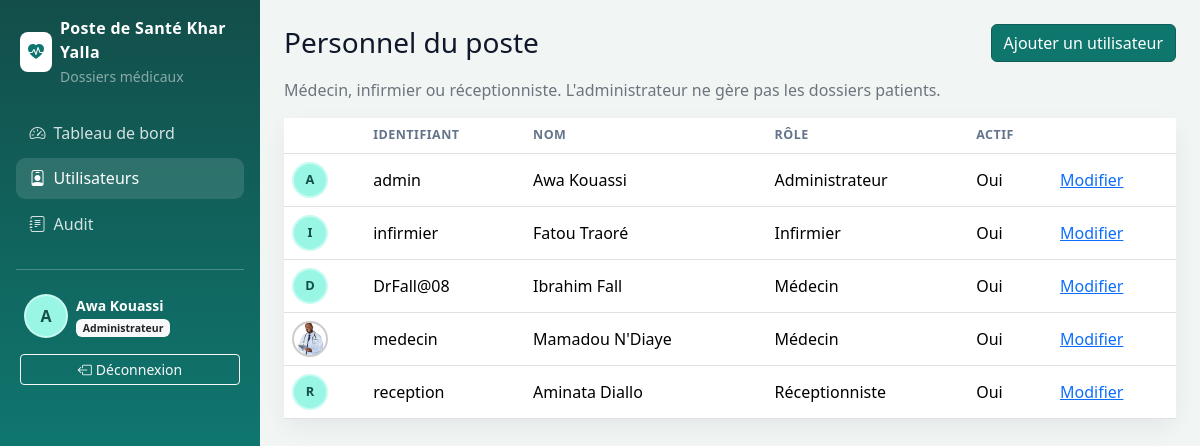
/comptes/utilisateurs/ (signed in), run on the app's committed database.
### accounts/models.py (models this page shows, shortened)
class User(AbstractUser):
    class Role(models.TextChoices):
        ADMIN = "ADMIN", "Administrateur"
        MEDECIN = "MEDECIN", "Médecin"
        INFIRMIER = "INFIRMIER", "Infirmier"
        RECEPTIONNISTE = "RECEPTIONNISTE", "Réceptionniste"
    ROLES_CREABLES = (
        (Role.MEDECIN, "Médecin"),
        (Role.INFIRMIER, "Infirmier"),
        (Role.RECEPTIONNISTE, "Réceptionniste"),
    )
    role = models.CharField(
        "rôle",
        max_length=20,
        choices=Role.choices,
        default=Role.RECEPTIONNISTE,
        help_text="Ça décide ce que la personne a le droit de faire.",
    )
    telephone = models.CharField("téléphone", max_length=30, blank=True)
    photo = models.ImageField(
        "photo de profil",
        upload_to=photo_upload_to,
        blank=True,
        null=True,
    )
    class Meta:
        verbose_name = "utilisateur"
        verbose_name_plural = "utilisateurs"
        ordering = ["last_name", "first_name", "username"]
    def is_admin(self):
        return self.role == self.Role.ADMIN
    def is_medecin(self):
        return self.role == self.Role.MEDECIN
    def is_infirmier(self):
        return self.role == self.Role.INFIRMIER
    def is_receptionniste(self):
        return self.role == self.Role.RECEPTIONNISTE
    def is_soignant(self):
        return self.role in (self.Role.MEDECIN, self.Role.INFIRMIER)

### accounts/views.py (the view)
# urls.py: path("utilisateurs/", UserListView.as_view(), name="utilisateurs"),
class UserListView(AdminMixin, ListView):
    model = User
    template_name = "accounts/user_list.html"
    context_object_name = "utilisateurs"
    def get_queryset(self):
        return User.objects.all().order_by("role", "last_name")

### accounts/audit.py (called while the page is built)
def masquer_commandes_expirees():
    seuil = timezone.now() - timedelta(hours=24)
    return AuditLog.objects.filter(efface_le__isnull=True, created_at__lt=seuil).update(
        efface_le=timezone.now()
    )

### accounts/context_processors.py (called while the page is built, shortened)
def role_flags(request):
    user = getattr(request, "user", None)
    return {
        "is_admin_role": user.is_admin(),
        "is_medecin_role": user.is_medecin(),
        "is_infirmier_role": user.is_infirmier(),
        "is_reception_role": user.is_receptionniste(),
        "is_soignant_role": user.is_soignant(),
    }

def structure(_request):
    from django.conf import settings
    return {"NOM_STRUCTURE": getattr(settings, "NOM_STRUCTURE", "Poste de Santé Khar Yalla")}

### accounts/permissions.py (called while the page is built)
    def test_func(self):
        user = self.request.user
        if not user.is_authenticated:
            return False
        return user.role in self.allowed_roles

### templates/accounts/user_list.html (shortened to what this page needs)
{% extends "base.html" %}
{% block content %}
<div class="d-flex justify-content-between align-items-center mb-3">
  <h1 class="h3 mb-0">Personnel du poste</h1>
  <a class="btn btn-success" href="{% url 'accounts:utilisateur_creer' %}">Ajouter un utilisateur</a>
</div>
<p class="text-secondary">Médecin, infirmier ou réceptionniste. L'administrateur ne gère pas les dossiers patients.</p>
<div class="card stat-card">
  <div class="table-responsive">
    <table class="table align-middle mb-0">
      <thead>
        <tr><th></th><th>Identifiant</th><th>Nom</th><th>Rôle</th><th>Actif</th><th></th></tr>
      </thead>
      <tbody>
      {% for u in utilisateurs %}
        <tr>
          <td>
            {% if u.photo %}
              <img src="{{ u.photo.url }}" alt="" class="avatar-profil" style="width:36px;height:36px;border-color:#ccc">
            {% else %}
              <span class="avatar-profil avatar-fallback" style="width:36px;height:36px;font-size:.8rem">{{ u.username|slice:":1"|upper }}</span>
            {% endif %}
          </td>
          <td>{{ u.username }}</td>
          <td>{{ u.get_full_name|default:"—" }}</td>
          <td>{{ u.get_role_display }}</td>
          <td>{% if u.is_active %}Oui{% else %}Non{% endif %}</td>
          <td><a href="{% url 'accounts:utilisateur_modifier' u.pk %}">Modifier</a></td>
        </tr>
      {% endfor %}
      </tbody>
    </table>
  </div>
</div>
{% endblock %}

### templates/base.html (shortened to what this page needs)
<!DOCTYPE html>
<html lang="fr">
<head>
  <link href="https://cdn.jsdelivr.net/npm/bootstrap@5.3.3/dist/css/bootstrap.min.css" rel="stylesheet">
  <link href="https://cdn.jsdelivr.net/npm/bootstrap-icons@1.11.3/font/bootstrap-icons.min.css" rel="stylesheet">
  {% load static %}
  <link rel="stylesheet" href="{% static 'css/app.css' %}">
</head>
<body class="app-body">
  <div class="d-flex">
    <aside class="sidebar text-white p-3 no-print">
      <div class="d-flex align-items-center gap-2 mb-4 px-1">
        <span class="bg-white text-success rounded-3 p-2"><i class="bi bi-heart-pulse-fill"></i></span>
        <div>
          <div class="brand">{{ NOM_STRUCTURE }}</div>
          <small class="text-white-50">Dossiers médicaux</small>
        </div>
      </div>
      <nav class="nav flex-column gap-1">
        <a class="nav-link {% if request.resolver_match.url_name == 'dashboard' %}active{% endif %}" href="{% url 'reports:dashboard' %}">
          <i class="bi bi-speedometer2 me-2"></i>Tableau de bord
        </a>
        {% if is_admin_role %}
        <a class="nav-link {% if request.resolver_match.url_name == 'utilisateurs' or request.resolver_match.url_name == 'utilisateur_creer' or request.resolver_match.url_name == 'utilisateur_modifier' %}active{% endif %}" href="{% url 'accounts:utilisateurs' %}">
          <i class="bi bi-person-badge me-2"></i>Utilisateurs
        </a>
        <a class="nav-link {% if request.resolver_match.url_name == 'audit' %}active{% endif %}" href="{% url 'accounts:audit' %}">
          <i class="bi bi-journal-text me-2"></i>Audit
        </a>
        {% endif %}
      </nav>
      <hr class="border-light opacity-25 my-4">
      <a href="{% url 'accounts:profil' %}" class="d-flex align-items-center gap-2 px-2 text-white text-decoration-none">
        {% if request.user.photo %}
          <img src="{{ request.user.photo.url }}" alt="Photo de profil" class="avatar-profil">
        {% else %}
          <span class="avatar-profil avatar-fallback">{{ request.user.first_name|slice:":1"|default:request.user.username|slice:":1"|upper }}</span>
        {% endif %}
        <div class="small">
          <div class="fw-semibold">{{ request.user.get_full_name|default:request.user.username }}</div>
          <span class="badge text-bg-light text-dark badge-role">{{ request.user.get_role_display }}</span>
        </div>
      </a>
      <form method="post" action="{% url 'accounts:logout' %}" class="mt-3 px-1">
        <button class="btn btn-outline-light btn-sm w-100" type="submit">
          <i class="bi bi-box-arrow-left me-1"></i>Déconnexion
        </button>
      </form>
    </aside>
    <main class="flex-grow-1 p-4">
      {% block content %}{% endblock %}
    </main>
  </div>
</body>
</html>

### static/css/app.css (style rules this page uses)
:root { --hc-teal: #0f766e; --hc-teal-dark: #115e59; --hc-teal-deep: #134e4a; --hc-ink: #0f172a; --hc-muted: #64748b; --hc-bg: #f1f5f4; }
html, body { height: 100%; }
body.app-body { background: var(--hc-bg); color: var(--hc-ink); }
.btn-success { background-color: var(--hc-teal); border-color: var(--hc-teal-dark); }
.text-success { color: var(--hc-teal) !important; }
.sidebar { width: 260px; min-height: 100vh; background: linear-gradient(180deg, var(--hc-teal-deep) 0%, var(--hc-teal) 55%, var(--hc-teal-dark) 100%); }
.sidebar .brand { font-weight: 700; letter-spacing: .02em; }
.sidebar .nav-link { color: rgba(255,255,255,.82); border-radius: .6rem; padding: .55rem .85rem; }
.sidebar .nav-link:hover, .sidebar .nav-link.active { background: rgba(255,255,255,.12); color: #fff; }
.stat-card { border: 0; border-radius: 1rem; box-shadow: 0 8px 24px rgba(15, 23, 42, .06); background: #fff; }
.table thead th { font-size: .78rem; text-transform: uppercase; letter-spacing: .04em; color: var(--hc-muted); }
.badge-role { font-weight: 600; }
.avatar-profil { width: 44px; height: 44px; border-radius: 50%; object-fit: cover; border: 2px solid rgba(255,255,255,.45); flex-shrink: 0; }
.avatar-fallback { display: inline-flex; align-items: center; justify-content: center; background: #99f6e4; color: var(--hc-teal-deep); font-weight: 700; }

### data on the page
User: user.first_name "A", user.get_full_name "Awa Kouassi", user.role "Administrateur", username "A", username "admin", get_full_name "Awa Kouassi", role "Administrateur", is_active "Oui"
User: username "I", username "infirmier", get_full_name "Fatou Traoré", role "Infirmier", is_active "Oui"
User: username "D", username "DrFall@08", get_full_name "Ibrahim Fall", role "Médecin", is_active "Oui"
User: photo (picture), username "medecin", get_full_name "Mamadou N'Diaye", role "Médecin", is_active "Oui"
User: username "R", username "reception", get_full_name "Aminata Diallo", role "Réceptionniste", is_active "Oui"

### other printed values
{{ NOM_STRUCTURE }} "Poste de Santé Khar Yalla"
